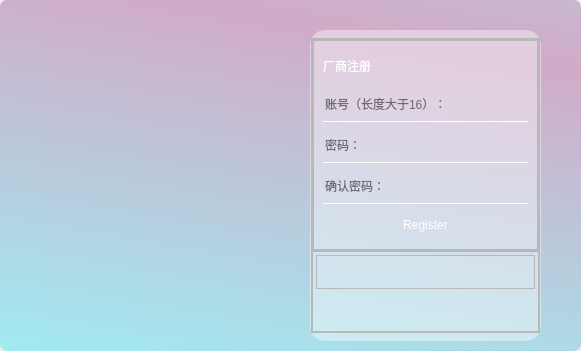
<?xml version="1.0" encoding="UTF-8"?>
<ui version="4.0">
 <class>LRMainWindow</class>
 <widget class="QMainWindow" name="LRMainWindow">
  <property name="geometry">
   <rect>
    <x>0</x>
    <y>0</y>
    <width>581</width>
    <height>351</height>
   </rect>
  </property>
  <property name="windowTitle">
   <string>MainWindow</string>
  </property>
  <widget class="QWidget" name="centralwidget">
   <widget class="QFrame" name="frame">
    <property name="geometry">
     <rect>
      <x>0</x>
      <y>0</y>
      <width>581</width>
      <height>351</height>
     </rect>
    </property>
    <property name="styleSheet">
     <string notr="true">#frame{
border-radius:7px;
	background-color: qlineargradient(spread:reflect, x1:0.293785, y1:0, x2:0, y2:1, stop:0 rgba(209, 171, 200, 255), stop:1 rgba(161, 234, 241, 255));
}</string>
    </property>
    <property name="frameShape">
     <enum>QFrame::StyledPanel</enum>
    </property>
    <property name="frameShadow">
     <enum>QFrame::Raised</enum>
    </property>
    <widget class="QPushButton" name="pushButton_Exit">
     <property name="geometry">
      <rect>
       <x>551</x>
       <y>10</y>
       <width>20</width>
       <height>20</height>
      </rect>
     </property>
     <property name="styleSheet">
      <string notr="true">QPushButton{
	border:none;
}
QPushButton:pressed{
	padding-top:2px;
}
#exitButton:hover{
	padding-bottom:1px;
}
</string>
     </property>
     <property name="text">
      <string/>
     </property>
     <property name="icon">
      <iconset>
       <normaloff>:/icons/u=1232580825,2848435856&amp;fm=253&amp;app=138&amp;size=w931&amp;n=0&amp;f=JPEG&amp;fmt=auto.webp</normaloff>:/icons/u=1232580825,2848435856&amp;fm=253&amp;app=138&amp;size=w931&amp;n=0&amp;f=JPEG&amp;fmt=auto.webp</iconset>
     </property>
    </widget>
    <widget class="QFrame" name="mainLogIn">
     <property name="geometry">
      <rect>
       <x>310</x>
       <y>30</y>
       <width>231</width>
       <height>311</height>
      </rect>
     </property>
     <property name="minimumSize">
      <size>
       <width>231</width>
       <height>311</height>
      </size>
     </property>
     <property name="styleSheet">
      <string notr="true">#mainLogIn{
background-color: rgb(255, 255, 255,0.4);
border-radius:15px;
}</string>
     </property>
     <property name="frameShape">
      <enum>QFrame::StyledPanel</enum>
     </property>
     <property name="frameShadow">
      <enum>QFrame::Raised</enum>
     </property>
     <layout class="QVBoxLayout" name="verticalLayout">
      <property name="spacing">
       <number>0</number>
      </property>
      <property name="leftMargin">
       <number>1</number>
      </property>
      <property name="topMargin">
       <number>8</number>
      </property>
      <property name="rightMargin">
       <number>1</number>
      </property>
      <property name="bottomMargin">
       <number>8</number>
      </property>
      <item>
       <widget class="QFrame" name="frame_2">
        <property name="frameShape">
         <enum>QFrame::StyledPanel</enum>
        </property>
        <property name="frameShadow">
         <enum>QFrame::Raised</enum>
        </property>
        <layout class="QVBoxLayout" name="verticalLayout_2">
         <property name="spacing">
          <number>0</number>
         </property>
         <property name="leftMargin">
          <number>0</number>
         </property>
         <property name="topMargin">
          <number>0</number>
         </property>
         <property name="rightMargin">
          <number>0</number>
         </property>
         <property name="bottomMargin">
          <number>0</number>
         </property>
         <item>
          <widget class="QFrame" name="frame_3">
           <property name="sizePolicy">
            <sizepolicy hsizetype="Preferred" vsizetype="Expanding">
             <horstretch>0</horstretch>
             <verstretch>9</verstretch>
            </sizepolicy>
           </property>
           <property name="frameShape">
            <enum>QFrame::StyledPanel</enum>
           </property>
           <property name="frameShadow">
            <enum>QFrame::Raised</enum>
           </property>
           <layout class="QVBoxLayout" name="verticalLayout_4">
            <property name="spacing">
             <number>0</number>
            </property>
            <property name="leftMargin">
             <number>0</number>
            </property>
            <property name="topMargin">
             <number>0</number>
            </property>
            <property name="rightMargin">
             <number>0</number>
            </property>
            <property name="bottomMargin">
             <number>0</number>
            </property>
            <item>
             <widget class="QFrame" name="frame_5">
              <property name="sizePolicy">
               <sizepolicy hsizetype="Preferred" vsizetype="Preferred">
                <horstretch>0</horstretch>
                <verstretch>9</verstretch>
               </sizepolicy>
              </property>
              <property name="frameShape">
               <enum>QFrame::StyledPanel</enum>
              </property>
              <property name="frameShadow">
               <enum>QFrame::Raised</enum>
              </property>
              <layout class="QVBoxLayout" name="verticalLayout_5">
               <property name="spacing">
                <number>0</number>
               </property>
               <property name="leftMargin">
                <number>0</number>
               </property>
               <property name="topMargin">
                <number>0</number>
               </property>
               <property name="rightMargin">
                <number>0</number>
               </property>
               <property name="bottomMargin">
                <number>0</number>
               </property>
               <item>
                <widget class="QStackedWidget" name="stackedWidget_LR">
                 <property name="styleSheet">
                  <string notr="true">QLineEdit{
	background-color: rgba(255, 255, 255, 0);
	border: none;
	border-bottom: 1px solid white;
}
QPushButton{
	background-color: rgb(0，0，0);
	color: rgb(255, 255, 255);
	border-radius:7px;
}
QpushButton:pressed{
	paddling-top 2px;
}
#lineEdit_Empty{
	background-color: rgba(255, 255, 255, 0);
	border: none;
}
#lineEdit_Empty_2{
	background-color: rgba(255, 255, 255, 0);
	border: none;
}</string>
                 </property>
                 <property name="currentIndex">
                  <number>2</number>
                 </property>
                 <widget class="QWidget" name="page_Login">
                  <layout class="QVBoxLayout" name="verticalLayout_6">
                   <item>
                    <widget class="QLabel" name="label_UserState">
                     <property name="sizePolicy">
                      <sizepolicy hsizetype="Preferred" vsizetype="Preferred">
                       <horstretch>0</horstretch>
                       <verstretch>3</verstretch>
                      </sizepolicy>
                     </property>
                     <property name="styleSheet">
                      <string notr="true">color: rgb(255, 255, 255);
font: 16pt &quot;楷体&quot;;</string>
                     </property>
                     <property name="text">
                      <string>登录</string>
                     </property>
                    </widget>
                   </item>
                   <item>
                    <widget class="QLineEdit" name="lineEdit_L_AccountNumber">
                     <property name="sizePolicy">
                      <sizepolicy hsizetype="Expanding" vsizetype="Fixed">
                       <horstretch>0</horstretch>
                       <verstretch>0</verstretch>
                      </sizepolicy>
                     </property>
                     <property name="minimumSize">
                      <size>
                       <width>0</width>
                       <height>35</height>
                      </size>
                     </property>
                     <property name="placeholderText">
                      <string>账号：</string>
                     </property>
                    </widget>
                   </item>
                   <item>
                    <widget class="QLineEdit" name="lineEdit_L_Password">
                     <property name="sizePolicy">
                      <sizepolicy hsizetype="Expanding" vsizetype="Fixed">
                       <horstretch>0</horstretch>
                       <verstretch>0</verstretch>
                      </sizepolicy>
                     </property>
                     <property name="minimumSize">
                      <size>
                       <width>0</width>
                       <height>35</height>
                      </size>
                     </property>
                     <property name="text">
                      <string/>
                     </property>
                     <property name="placeholderText">
                      <string>密码：</string>
                     </property>
                    </widget>
                   </item>
                   <item>
                    <widget class="QPushButton" name="pushButton_L_Sure">
                     <property name="sizePolicy">
                      <sizepolicy hsizetype="Minimum" vsizetype="Fixed">
                       <horstretch>0</horstretch>
                       <verstretch>0</verstretch>
                      </sizepolicy>
                     </property>
                     <property name="minimumSize">
                      <size>
                       <width>0</width>
                       <height>30</height>
                      </size>
                     </property>
                     <property name="styleSheet">
                      <string notr="true">QPushButton{
	font: 14pt &quot;Eras Bold ITC&quot;;
	background-colour:rgb(255, 255, 255);
	colour:rgb(0, 0, 0);
	border-radius:7px;
}
QpushButton:pressed{
	paddling-top 2px;
}</string>
                     </property>
                     <property name="text">
                      <string>Log   In</string>
                     </property>
                    </widget>
                   </item>
                  </layout>
                 </widget>
                 <widget class="QWidget" name="page_userRegister">
                  <layout class="QVBoxLayout" name="verticalLayout_8">
                   <item>
                    <widget class="QLabel" name="label_UserState_2">
                     <property name="sizePolicy">
                      <sizepolicy hsizetype="Preferred" vsizetype="Preferred">
                       <horstretch>0</horstretch>
                       <verstretch>3</verstretch>
                      </sizepolicy>
                     </property>
                     <property name="styleSheet">
                      <string notr="true">color: rgb(255, 255, 255);
font: 16pt &quot;楷体&quot;;</string>
                     </property>
                     <property name="text">
                      <string>用户注册</string>
                     </property>
                    </widget>
                   </item>
                   <item>
                    <widget class="QLineEdit" name="lineEdit_User_R_AccountNumber">
                     <property name="minimumSize">
                      <size>
                       <width>0</width>
                       <height>35</height>
                      </size>
                     </property>
                     <property name="text">
                      <string/>
                     </property>
                     <property name="placeholderText">
                      <string>账号（长度小于16)：</string>
                     </property>
                    </widget>
                   </item>
                   <item>
                    <widget class="QLineEdit" name="lineEdit_User_R_Password">
                     <property name="minimumSize">
                      <size>
                       <width>0</width>
                       <height>35</height>
                      </size>
                     </property>
                     <property name="text">
                      <string/>
                     </property>
                     <property name="placeholderText">
                      <string>密码：</string>
                     </property>
                    </widget>
                   </item>
                   <item>
                    <widget class="QLineEdit" name="lineEdit_User_R_CheckPassword">
                     <property name="minimumSize">
                      <size>
                       <width>0</width>
                       <height>35</height>
                      </size>
                     </property>
                     <property name="placeholderText">
                      <string>确认密码：</string>
                     </property>
                    </widget>
                   </item>
                   <item>
                    <widget class="QPushButton" name="pushButton_User_R_Sure">
                     <property name="minimumSize">
                      <size>
                       <width>0</width>
                       <height>30</height>
                      </size>
                     </property>
                     <property name="styleSheet">
                      <string notr="true">QPushButton{
	font: 14pt &quot;Eras Bold ITC&quot;;
	background-colour:rgb(0, 0, 0);
	colour:rgb(25,255,255);
	border-radius:7px;
}
QpushButton:pressed{
	paddling-top 2px;
}</string>
                     </property>
                     <property name="text">
                      <string>Register</string>
                     </property>
                    </widget>
                   </item>
                  </layout>
                 </widget>
                 <widget class="QWidget" name="page_manufacturerRregister">
                  <layout class="QVBoxLayout" name="verticalLayout_12">
                   <item>
                    <widget class="QLabel" name="label_UserState_4">
                     <property name="sizePolicy">
                      <sizepolicy hsizetype="Preferred" vsizetype="Preferred">
                       <horstretch>0</horstretch>
                       <verstretch>3</verstretch>
                      </sizepolicy>
                     </property>
                     <property name="styleSheet">
                      <string notr="true">color: rgb(255, 255, 255);
font: 16pt &quot;楷体&quot;;</string>
                     </property>
                     <property name="text">
                      <string>厂商注册</string>
                     </property>
                    </widget>
                   </item>
                   <item>
                    <widget class="QLineEdit" name="lineEdit_Manufacturer_Manufacturer_R_AccountNumber">
                     <property name="minimumSize">
                      <size>
                       <width>0</width>
                       <height>35</height>
                      </size>
                     </property>
                     <property name="text">
                      <string/>
                     </property>
                     <property name="placeholderText">
                      <string>账号（长度大于16）：</string>
                     </property>
                    </widget>
                   </item>
                   <item>
                    <widget class="QLineEdit" name="lineEdit_Manufacturer_R_Password">
                     <property name="minimumSize">
                      <size>
                       <width>0</width>
                       <height>35</height>
                      </size>
                     </property>
                     <property name="text">
                      <string/>
                     </property>
                     <property name="placeholderText">
                      <string>密码：</string>
                     </property>
                    </widget>
                   </item>
                   <item>
                    <widget class="QLineEdit" name="lineEdit_Manufacturer_R_CheckPassword">
                     <property name="minimumSize">
                      <size>
                       <width>0</width>
                       <height>35</height>
                      </size>
                     </property>
                     <property name="placeholderText">
                      <string>确认密码：</string>
                     </property>
                    </widget>
                   </item>
                   <item>
                    <widget class="QPushButton" name="pushButton_Manufacturer_R_Sure">
                     <property name="minimumSize">
                      <size>
                       <width>0</width>
                       <height>30</height>
                      </size>
                     </property>
                     <property name="styleSheet">
                      <string notr="true">QPushButton{
	font: 14pt &quot;Eras Bold ITC&quot;;
	background-colour:rgb(0, 0, 0);
	colour:rgb(25,255,255);
	border-radius:7px;
}
QpushButton:pressed{
	paddling-top 2px;
}</string>
                     </property>
                     <property name="text">
                      <string>Register</string>
                     </property>
                    </widget>
                   </item>
                  </layout>
                 </widget>
                </widget>
               </item>
              </layout>
             </widget>
            </item>
           </layout>
          </widget>
         </item>
         <item>
          <widget class="QFrame" name="frame_4">
           <property name="sizePolicy">
            <sizepolicy hsizetype="Preferred" vsizetype="Expanding">
             <horstretch>0</horstretch>
             <verstretch>1</verstretch>
            </sizepolicy>
           </property>
           <property name="frameShape">
            <enum>QFrame::StyledPanel</enum>
           </property>
           <property name="frameShadow">
            <enum>QFrame::Raised</enum>
           </property>
           <layout class="QVBoxLayout" name="verticalLayout_3" stretch="0,0">
            <property name="spacing">
             <number>3</number>
            </property>
            <property name="leftMargin">
             <number>3</number>
            </property>
            <property name="topMargin">
             <number>3</number>
            </property>
            <property name="rightMargin">
             <number>3</number>
            </property>
            <property name="bottomMargin">
             <number>3</number>
            </property>
            <item>
             <widget class="QFrame" name="frame_6">
              <property name="sizePolicy">
               <sizepolicy hsizetype="Preferred" vsizetype="Preferred">
                <horstretch>0</horstretch>
                <verstretch>1</verstretch>
               </sizepolicy>
              </property>
              <property name="frameShape">
               <enum>QFrame::StyledPanel</enum>
              </property>
              <property name="frameShadow">
               <enum>QFrame::Raised</enum>
              </property>
              <layout class="QHBoxLayout" name="horizontalLayout">
               <item>
                <widget class="QPushButton" name="pushButton_LogIn">
                 <property name="sizePolicy">
                  <sizepolicy hsizetype="Minimum" vsizetype="Fixed">
                   <horstretch>2</horstretch>
                   <verstretch>0</verstretch>
                  </sizepolicy>
                 </property>
                 <property name="styleSheet">
                  <string notr="true">QPushButton{
	border:none;
}
QPushButton:pressed{
	padding-top:2px;
}</string>
                 </property>
                 <property name="text">
                  <string/>
                 </property>
                 <property name="icon">
                  <iconset resource="resgame_system.qrc">
                   <normaloff>:/icon/u=157358869,2307745509&amp;fm=217&amp;app=126&amp;size=f242,150&amp;n=0&amp;f=PNG.png</normaloff>:/icon/u=157358869,2307745509&amp;fm=217&amp;app=126&amp;size=f242,150&amp;n=0&amp;f=PNG.png</iconset>
                 </property>
                </widget>
               </item>
               <item>
                <widget class="QPushButton" name="pushButton_userRegister">
                 <property name="sizePolicy">
                  <sizepolicy hsizetype="Minimum" vsizetype="Fixed">
                   <horstretch>1</horstretch>
                   <verstretch>0</verstretch>
                  </sizepolicy>
                 </property>
                 <property name="styleSheet">
                  <string notr="true">QPushButton{
	border:none;
}
QPushButton:pressed{
	padding-top:2px;
}</string>
                 </property>
                 <property name="text">
                  <string/>
                 </property>
                 <property name="icon">
                  <iconset resource="resgame_system.qrc">
                   <normaloff>:/icon/u=157358869,2307745509&amp;fm=217&amp;app=126&amp;size=f242,150&amp;n=0&amp;f=PNG.png</normaloff>:/icon/u=157358869,2307745509&amp;fm=217&amp;app=126&amp;size=f242,150&amp;n=0&amp;f=PNG.png</iconset>
                 </property>
                </widget>
               </item>
               <item>
                <widget class="QPushButton" name="pushButton_manufacturerRegister">
                 <property name="sizePolicy">
                  <sizepolicy hsizetype="Minimum" vsizetype="Fixed">
                   <horstretch>1</horstretch>
                   <verstretch>0</verstretch>
                  </sizepolicy>
                 </property>
                 <property name="styleSheet">
                  <string notr="true">QPushButton{
	border:none;
}
QPushButton:pressed{
	padding-top:2px;
}</string>
                 </property>
                 <property name="text">
                  <string/>
                 </property>
                 <property name="icon">
                  <iconset resource="resgame_system.qrc">
                   <normaloff>:/icon/u=157358869,2307745509&amp;fm=217&amp;app=126&amp;size=f242,150&amp;n=0&amp;f=PNG.png</normaloff>:/icon/u=157358869,2307745509&amp;fm=217&amp;app=126&amp;size=f242,150&amp;n=0&amp;f=PNG.png</iconset>
                 </property>
                </widget>
               </item>
              </layout>
             </widget>
            </item>
            <item>
             <widget class="QStackedWidget" name="success_error_Type">
              <property name="sizePolicy">
               <sizepolicy hsizetype="Preferred" vsizetype="Preferred">
                <horstretch>0</horstretch>
                <verstretch>1</verstretch>
               </sizepolicy>
              </property>
              <property name="styleSheet">
               <string notr="true">#successLogIn{
}
#successRegister{
}
#sizeWrong{
	color: rgb(190, 0, 0);
}
#userNameWrong{
	color: rgb(190, 0, 0);
}
#passwordWrong{
	color: rgb(190, 0, 0);
}
#logInWrong{
	color: rgb(190, 0, 0);
}</string>
              </property>
              <property name="currentIndex">
               <number>0</number>
              </property>
              <widget class="QWidget" name="emptyPage">
               <layout class="QHBoxLayout" name="horizontalLayout_2"/>
              </widget>
              <widget class="QWidget" name="page1">
               <layout class="QGridLayout" name="gridLayout">
                <item row="0" column="0" alignment="Qt::AlignHCenter">
                 <widget class="QLabel" name="successLogIn">
                  <property name="styleSheet">
                   <string notr="true">#userNameWrong_1{
	color: rgb(255, 0, 0);
}</string>
                  </property>
                  <property name="text">
                   <string> 登陆成功</string>
                  </property>
                 </widget>
                </item>
               </layout>
              </widget>
              <widget class="QWidget" name="page2">
               <layout class="QHBoxLayout" name="horizontalLayout_3">
                <item alignment="Qt::AlignHCenter">
                 <widget class="QLabel" name="successRegister">
                  <property name="styleSheet">
                   <string notr="true">#userNameWrong_1{
	color: rgb(255, 0, 0);
}</string>
                  </property>
                  <property name="text">
                   <string> 注册成功</string>
                  </property>
                 </widget>
                </item>
               </layout>
              </widget>
              <widget class="QWidget" name="page3">
               <layout class="QVBoxLayout" name="verticalLayout_7">
                <item alignment="Qt::AlignHCenter">
                 <widget class="QLabel" name="logInWrong">
                  <property name="styleSheet">
                   <string notr="true">#userNameWrong_1{
	color: rgb(255, 0, 0);
}</string>
                  </property>
                  <property name="text">
                   <string>用户名或密码错误</string>
                  </property>
                 </widget>
                </item>
               </layout>
              </widget>
              <widget class="QWidget" name="page4">
               <layout class="QVBoxLayout" name="verticalLayout_9">
                <item alignment="Qt::AlignHCenter">
                 <widget class="QLabel" name="sizeWrong">
                  <property name="styleSheet">
                   <string notr="true">#userNameWrong_1{
	color: rgb(255, 0, 0);
}</string>
                  </property>
                  <property name="text">
                   <string>用户名或密码长度不符合要求</string>
                  </property>
                 </widget>
                </item>
               </layout>
              </widget>
              <widget class="QWidget" name="page5">
               <layout class="QVBoxLayout" name="verticalLayout_10">
                <item alignment="Qt::AlignHCenter">
                 <widget class="QLabel" name="userNameWrong">
                  <property name="styleSheet">
                   <string notr="true">#userNameWrong_1{
	color: rgb(255, 0, 0);
}</string>
                  </property>
                  <property name="text">
                   <string>该用户名已存在</string>
                  </property>
                 </widget>
                </item>
               </layout>
              </widget>
              <widget class="QWidget" name="page6">
               <layout class="QVBoxLayout" name="verticalLayout_11">
                <item alignment="Qt::AlignHCenter">
                 <widget class="QLabel" name="passwordWrong">
                  <property name="styleSheet">
                   <string notr="true">#userNameWrong_1{
	color: rgb(255, 0, 0);
}</string>
                  </property>
                  <property name="text">
                   <string>两次输入密码不一致</string>
                  </property>
                 </widget>
                </item>
               </layout>
              </widget>
             </widget>
            </item>
           </layout>
          </widget>
         </item>
        </layout>
       </widget>
      </item>
     </layout>
    </widget>
   </widget>
  </widget>
 </widget>
 <resources>
  <include location="resgame_system.qrc"/>
 </resources>
 <connections/>
</ui>
